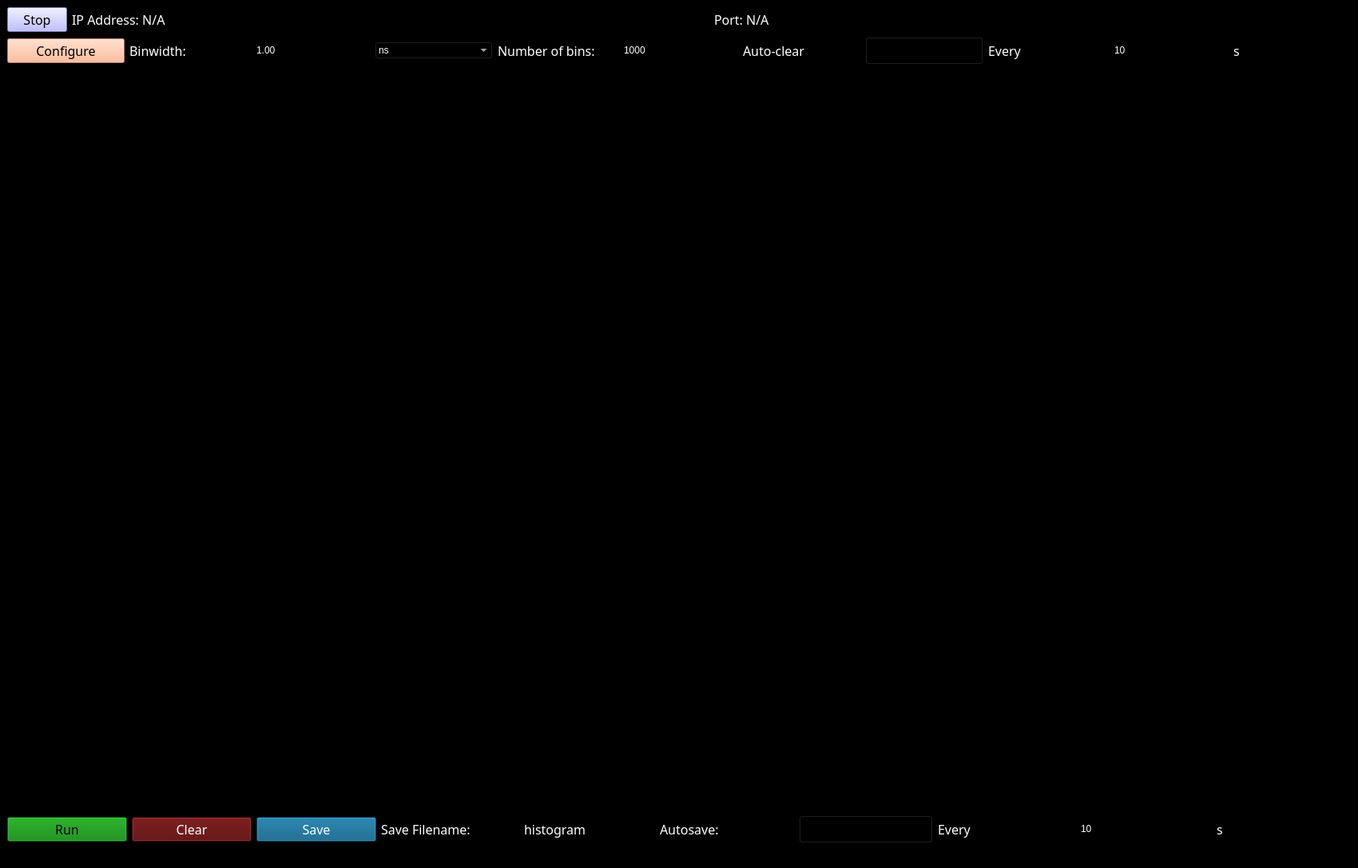
<?xml version="1.0" encoding="UTF-8"?>
<ui version="4.0">
 <class>MainWindow</class>
 <widget class="QMainWindow" name="MainWindow">
  <property name="geometry">
   <rect>
    <x>0</x>
    <y>0</y>
    <width>1700</width>
    <height>1087</height>
   </rect>
  </property>
  <property name="sizePolicy">
   <sizepolicy hsizetype="Expanding" vsizetype="Expanding">
    <horstretch>0</horstretch>
    <verstretch>0</verstretch>
   </sizepolicy>
  </property>
  <property name="windowTitle">
   <string>Count Histogram</string>
  </property>
  <property name="styleSheet">
   <string notr="true">background-color: rgb(0, 0, 0);</string>
  </property>
  <widget class="QWidget" name="centralwidget">
   <layout class="QVBoxLayout" name="verticalLayout">
    <item>
     <layout class="QHBoxLayout" name="horizontalLayout">
      <property name="sizeConstraint">
       <enum>QLayout::SetMinimumSize</enum>
      </property>
      <item>
       <widget class="QPushButton" name="stop_button">
        <property name="maximumSize">
         <size>
          <width>75</width>
          <height>50</height>
         </size>
        </property>
        <property name="font">
         <font>
          <family>Calibri Light</family>
          <pointsize>12</pointsize>
         </font>
        </property>
        <property name="styleSheet">
         <string notr="true">background-color: rgb(170, 170, 255);</string>
        </property>
        <property name="text">
         <string>Stop</string>
        </property>
        <property name="checkable">
         <bool>true</bool>
        </property>
       </widget>
      </item>
      <item>
       <widget class="QLabel" name="ip_label">
        <property name="maximumSize">
         <size>
          <width>16777215</width>
          <height>50</height>
         </size>
        </property>
        <property name="font">
         <font>
          <family>Calibri Light</family>
          <pointsize>12</pointsize>
         </font>
        </property>
        <property name="styleSheet">
         <string notr="true">color: rgb(255, 255, 255);</string>
        </property>
        <property name="text">
         <string>IP Address: N/A</string>
        </property>
       </widget>
      </item>
      <item>
       <widget class="QLabel" name="port_label">
        <property name="maximumSize">
         <size>
          <width>16777215</width>
          <height>50</height>
         </size>
        </property>
        <property name="font">
         <font>
          <family>Calibri Light</family>
          <pointsize>12</pointsize>
         </font>
        </property>
        <property name="styleSheet">
         <string notr="true">color: rgb(255, 255, 255);</string>
        </property>
        <property name="text">
         <string>Port: N/A</string>
        </property>
       </widget>
      </item>
     </layout>
    </item>
    <item>
     <layout class="QHBoxLayout" name="horizontalLayout_3">
      <item>
       <widget class="QPushButton" name="configure">
        <property name="maximumSize">
         <size>
          <width>150</width>
          <height>16777215</height>
         </size>
        </property>
        <property name="font">
         <font>
          <family>Calibri Light</family>
          <pointsize>12</pointsize>
         </font>
        </property>
        <property name="styleSheet">
         <string notr="true">background-color: rgb(255, 170, 127);</string>
        </property>
        <property name="text">
         <string>Configure</string>
        </property>
        <property name="checkable">
         <bool>false</bool>
        </property>
       </widget>
      </item>
      <item>
       <widget class="QLabel" name="param_2">
        <property name="maximumSize">
         <size>
          <width>16777215</width>
          <height>16777215</height>
         </size>
        </property>
        <property name="font">
         <font>
          <family>Calibri Light</family>
          <pointsize>12</pointsize>
         </font>
        </property>
        <property name="styleSheet">
         <string notr="true">color: rgb(255, 255, 255);</string>
        </property>
        <property name="text">
         <string>Binwidth:</string>
        </property>
       </widget>
      </item>
      <item>
       <widget class="QDoubleSpinBox" name="binwidth">
        <property name="styleSheet">
         <string notr="true">color: rgb(255, 255, 255);
font: 25 12pt &quot;Calibri Light&quot;;</string>
        </property>
        <property name="frame">
         <bool>true</bool>
        </property>
        <property name="buttonSymbols">
         <enum>QAbstractSpinBox::NoButtons</enum>
        </property>
        <property name="decimals">
         <number>2</number>
        </property>
        <property name="minimum">
         <double>0.000000000000000</double>
        </property>
        <property name="maximum">
         <double>10000000000000000000000.000000000000000</double>
        </property>
        <property name="value">
         <double>1.000000000000000</double>
        </property>
       </widget>
      </item>
      <item>
       <widget class="QComboBox" name="units">
        <property name="styleSheet">
         <string notr="true">color: rgb(255, 255, 255);
font: 25 12pt &quot;Calibri Light&quot;;</string>
        </property>
        <property name="currentIndex">
         <number>1</number>
        </property>
        <item>
         <property name="text">
          <string>ps</string>
         </property>
        </item>
        <item>
         <property name="text">
          <string>ns</string>
         </property>
        </item>
        <item>
         <property name="text">
          <string>us</string>
         </property>
        </item>
        <item>
         <property name="text">
          <string>ms</string>
         </property>
        </item>
       </widget>
      </item>
      <item>
       <widget class="QLabel" name="param_3">
        <property name="maximumSize">
         <size>
          <width>16777215</width>
          <height>16777215</height>
         </size>
        </property>
        <property name="font">
         <font>
          <family>Calibri Light</family>
          <pointsize>12</pointsize>
         </font>
        </property>
        <property name="styleSheet">
         <string notr="true">color: rgb(255, 255, 255);</string>
        </property>
        <property name="text">
         <string>Number of bins:</string>
        </property>
       </widget>
      </item>
      <item>
       <widget class="QSpinBox" name="n_bins">
        <property name="styleSheet">
         <string notr="true">color: rgb(255, 255, 255);
font: 25 12pt &quot;Calibri Light&quot;;</string>
        </property>
        <property name="frame">
         <bool>true</bool>
        </property>
        <property name="buttonSymbols">
         <enum>QAbstractSpinBox::NoButtons</enum>
        </property>
        <property name="maximum">
         <number>1000000000</number>
        </property>
        <property name="value">
         <number>1000</number>
        </property>
       </widget>
      </item>
      <item>
       <widget class="QLabel" name="param_9">
        <property name="maximumSize">
         <size>
          <width>16777215</width>
          <height>16777215</height>
         </size>
        </property>
        <property name="font">
         <font>
          <family>Calibri Light</family>
          <pointsize>12</pointsize>
         </font>
        </property>
        <property name="styleSheet">
         <string notr="true">color: rgb(255, 255, 255);</string>
        </property>
        <property name="text">
         <string>Auto-clear</string>
        </property>
       </widget>
      </item>
      <item>
       <widget class="QPushButton" name="auto_clear">
        <property name="font">
         <font>
          <family>Calibri Light</family>
          <pointsize>14</pointsize>
         </font>
        </property>
        <property name="text">
         <string/>
        </property>
        <property name="icon">
         <iconset>
          <normaloff>green_LED_off.svg</normaloff>
          <normalon>green_LED_on.svg</normalon>green_LED_off.svg</iconset>
        </property>
        <property name="checkable">
         <bool>true</bool>
        </property>
        <property name="checked">
         <bool>false</bool>
        </property>
        <property name="autoExclusive">
         <bool>false</bool>
        </property>
       </widget>
      </item>
      <item>
       <widget class="QLabel" name="param_11">
        <property name="maximumSize">
         <size>
          <width>16777215</width>
          <height>16777215</height>
         </size>
        </property>
        <property name="font">
         <font>
          <family>Calibri Light</family>
          <pointsize>12</pointsize>
         </font>
        </property>
        <property name="styleSheet">
         <string notr="true">color: rgb(255, 255, 255);</string>
        </property>
        <property name="text">
         <string>Every</string>
        </property>
       </widget>
      </item>
      <item>
       <widget class="QSpinBox" name="clear_time">
        <property name="styleSheet">
         <string notr="true">color: rgb(255, 255, 255);
font: 25 12pt &quot;Calibri Light&quot;;</string>
        </property>
        <property name="frame">
         <bool>true</bool>
        </property>
        <property name="buttonSymbols">
         <enum>QAbstractSpinBox::NoButtons</enum>
        </property>
        <property name="maximum">
         <number>1000000000</number>
        </property>
        <property name="value">
         <number>10</number>
        </property>
       </widget>
      </item>
      <item>
       <widget class="QLabel" name="param_12">
        <property name="maximumSize">
         <size>
          <width>16777215</width>
          <height>16777215</height>
         </size>
        </property>
        <property name="font">
         <font>
          <family>Calibri Light</family>
          <pointsize>12</pointsize>
         </font>
        </property>
        <property name="styleSheet">
         <string notr="true">color: rgb(255, 255, 255);</string>
        </property>
        <property name="text">
         <string>s</string>
        </property>
       </widget>
      </item>
     </layout>
    </item>
    <item>
     <layout class="QHBoxLayout" name="horizontalLayout_2">
      <item>
       <widget class="PlotWidget" name="graph" native="true">
        <property name="sizePolicy">
         <sizepolicy hsizetype="Expanding" vsizetype="Expanding">
          <horstretch>0</horstretch>
          <verstretch>0</verstretch>
         </sizepolicy>
        </property>
        <property name="minimumSize">
         <size>
          <width>1500</width>
          <height>500</height>
         </size>
        </property>
       </widget>
      </item>
      <item>
       <widget class="GraphicsView" name="legend">
        <property name="minimumSize">
         <size>
          <width>150</width>
          <height>0</height>
         </size>
        </property>
        <property name="maximumSize">
         <size>
          <width>200</width>
          <height>16777215</height>
         </size>
        </property>
       </widget>
      </item>
     </layout>
    </item>
    <item>
     <layout class="QHBoxLayout" name="horizontalLayout_4">
      <item>
       <widget class="QPushButton" name="run">
        <property name="maximumSize">
         <size>
          <width>150</width>
          <height>16777215</height>
         </size>
        </property>
        <property name="font">
         <font>
          <family>Calibri Light</family>
          <pointsize>12</pointsize>
         </font>
        </property>
        <property name="styleSheet">
         <string notr="true">background-color: green;</string>
        </property>
        <property name="text">
         <string>Run</string>
        </property>
        <property name="checkable">
         <bool>false</bool>
        </property>
       </widget>
      </item>
      <item>
       <widget class="QPushButton" name="clear">
        <property name="maximumSize">
         <size>
          <width>150</width>
          <height>16777215</height>
         </size>
        </property>
        <property name="font">
         <font>
          <family>Calibri Light</family>
          <pointsize>12</pointsize>
         </font>
        </property>
        <property name="styleSheet">
         <string notr="true">background-color: rgb(85, 0, 0);
color: rgb(255, 255, 255);</string>
        </property>
        <property name="text">
         <string>Clear</string>
        </property>
        <property name="checkable">
         <bool>false</bool>
        </property>
       </widget>
      </item>
      <item>
       <widget class="QPushButton" name="save">
        <property name="maximumSize">
         <size>
          <width>150</width>
          <height>16777215</height>
         </size>
        </property>
        <property name="font">
         <font>
          <family>Calibri Light</family>
          <pointsize>12</pointsize>
         </font>
        </property>
        <property name="styleSheet">
         <string notr="true">background-color: rgb(0, 85, 127);
color: rgb(255, 255, 255);</string>
        </property>
        <property name="text">
         <string>Save</string>
        </property>
        <property name="checkable">
         <bool>false</bool>
        </property>
       </widget>
      </item>
      <item>
       <widget class="QLabel" name="param_8">
        <property name="maximumSize">
         <size>
          <width>16777215</width>
          <height>16777215</height>
         </size>
        </property>
        <property name="font">
         <font>
          <family>Calibri Light</family>
          <pointsize>12</pointsize>
         </font>
        </property>
        <property name="styleSheet">
         <string notr="true">color: rgb(255, 255, 255);</string>
        </property>
        <property name="text">
         <string>Save Filename:</string>
        </property>
       </widget>
      </item>
      <item>
       <widget class="QLabel" name="save_name">
        <property name="maximumSize">
         <size>
          <width>16777215</width>
          <height>16777215</height>
         </size>
        </property>
        <property name="font">
         <font>
          <family>Calibri Light</family>
          <pointsize>12</pointsize>
         </font>
        </property>
        <property name="styleSheet">
         <string notr="true">color: rgb(255, 255, 255);</string>
        </property>
        <property name="frameShape">
         <enum>QFrame::StyledPanel</enum>
        </property>
        <property name="text">
         <string>histogram</string>
        </property>
        <property name="textInteractionFlags">
         <set>Qt::LinksAccessibleByKeyboard|Qt::LinksAccessibleByMouse|Qt::TextBrowserInteraction|Qt::TextEditable|Qt::TextEditorInteraction|Qt::TextSelectableByKeyboard|Qt::TextSelectableByMouse</set>
        </property>
       </widget>
      </item>
      <item>
       <widget class="QLabel" name="param_10">
        <property name="maximumSize">
         <size>
          <width>16777215</width>
          <height>16777215</height>
         </size>
        </property>
        <property name="font">
         <font>
          <family>Calibri Light</family>
          <pointsize>12</pointsize>
         </font>
        </property>
        <property name="styleSheet">
         <string notr="true">color: rgb(255, 255, 255);</string>
        </property>
        <property name="text">
         <string>Autosave:</string>
        </property>
       </widget>
      </item>
      <item>
       <widget class="QPushButton" name="autosave">
        <property name="font">
         <font>
          <family>Calibri Light</family>
          <pointsize>14</pointsize>
         </font>
        </property>
        <property name="text">
         <string/>
        </property>
        <property name="icon">
         <iconset>
          <normaloff>green_LED_off.svg</normaloff>
          <normalon>green_LED_on.svg</normalon>green_LED_off.svg</iconset>
        </property>
        <property name="checkable">
         <bool>true</bool>
        </property>
        <property name="checked">
         <bool>false</bool>
        </property>
        <property name="autoExclusive">
         <bool>false</bool>
        </property>
       </widget>
      </item>
      <item>
       <widget class="QLabel" name="param_13">
        <property name="maximumSize">
         <size>
          <width>16777215</width>
          <height>16777215</height>
         </size>
        </property>
        <property name="font">
         <font>
          <family>Calibri Light</family>
          <pointsize>12</pointsize>
         </font>
        </property>
        <property name="styleSheet">
         <string notr="true">color: rgb(255, 255, 255);</string>
        </property>
        <property name="text">
         <string>Every</string>
        </property>
       </widget>
      </item>
      <item>
       <widget class="QSpinBox" name="save_time">
        <property name="styleSheet">
         <string notr="true">color: rgb(255, 255, 255);
font: 25 12pt &quot;Calibri Light&quot;;</string>
        </property>
        <property name="frame">
         <bool>true</bool>
        </property>
        <property name="buttonSymbols">
         <enum>QAbstractSpinBox::NoButtons</enum>
        </property>
        <property name="maximum">
         <number>1000000000</number>
        </property>
        <property name="value">
         <number>10</number>
        </property>
       </widget>
      </item>
      <item>
       <widget class="QLabel" name="param_14">
        <property name="maximumSize">
         <size>
          <width>16777215</width>
          <height>16777215</height>
         </size>
        </property>
        <property name="font">
         <font>
          <family>Calibri Light</family>
          <pointsize>12</pointsize>
         </font>
        </property>
        <property name="styleSheet">
         <string notr="true">color: rgb(255, 255, 255);</string>
        </property>
        <property name="text">
         <string>s</string>
        </property>
       </widget>
      </item>
     </layout>
    </item>
   </layout>
  </widget>
  <widget class="QMenuBar" name="menubar">
   <property name="geometry">
    <rect>
     <x>0</x>
     <y>0</y>
     <width>1700</width>
     <height>38</height>
    </rect>
   </property>
  </widget>
  <widget class="QStatusBar" name="statusbar"/>
 </widget>
 <customwidgets>
  <customwidget>
   <class>PlotWidget</class>
   <extends>QWidget</extends>
   <header>pyqtgraph</header>
   <container>1</container>
  </customwidget>
  <customwidget>
   <class>GraphicsView</class>
   <extends>QGraphicsView</extends>
   <header>pyqtgraph</header>
  </customwidget>
 </customwidgets>
 <resources/>
 <connections/>
</ui>
